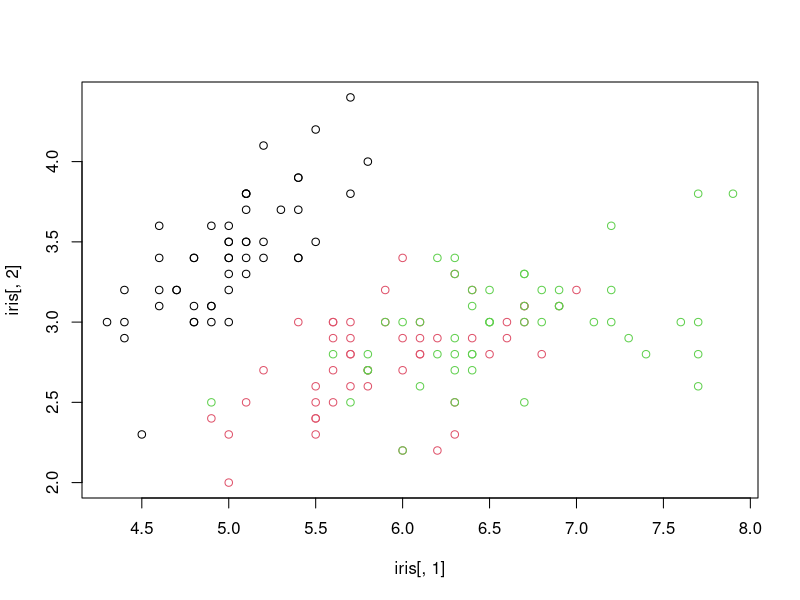

Reproduce this figure in R.
## ---- chunk 1
knitr::opts_chunk$set(fig.width=8, fig.height=8, fig.path="Figs/", 
                      fig.keep="high", warning=FALSE, message=FALSE)
set.seed(123123)
## ---- chunk 2
data(iris)
library(knitr)
kable(iris[1:10,])
## ---- chunk 3
1+1
## ---- chunk 4
1+1
## ---- chunk 5
plot(iris[,1], iris[,2], col=iris[,5])
